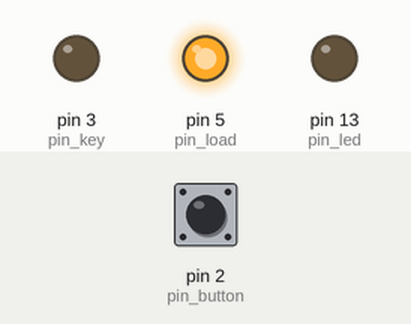
The sketch below on a simulated Arduino Uno, built with avr-gcc and run on an emulated ATmega328P. Parts: output pins drawn as LEDs (lit = HIGH). Dashed ring = blinking. The inputs (shaded band) are chosen by the test bench; at power-on: pin 2 (pin_button) HIGH. Pins used as bus, display or sensor lines are not drawn.

Above: at 3.2 s.
3.3 s: pin 2 (pin_button) pulled LOW for 0.15 s
At 3.8 s:
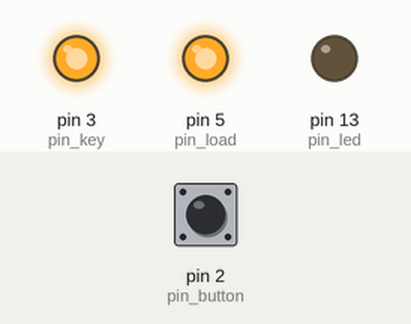
At 4.5 s:
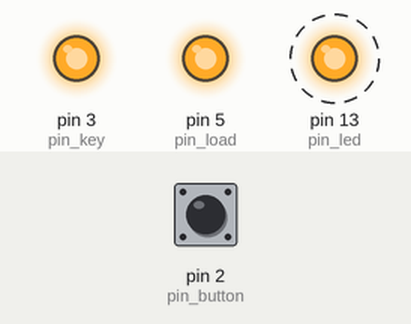
Timing chart, 0 to 12.4 s (numbered marks = the images above; inputs shaded):
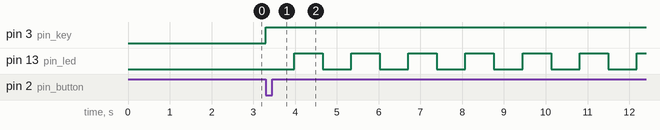

Measured:
- after the input at 3.3 s, pin 3 (pin_key): LOW → HIGH at once; pin 13 (pin_led): alternates HIGH for 0.68 s and LOW for 0.68 s, starting after 0.68 s

The sketch:

arduino_ad9851.ino
```cpp
/* AD9851 module WSPR transmitter
 * Robert Östling SM0YSR 2017-08-29
 *
 * Use the encode.py script to generate the data to transmit, then paste it
 * into msg = { ... } below.
 *
 * You may also want to tweak the frequency:
 */

// Set TX frequency
#define F_BASE 3594086.0
//#define F_BASE 10140186.0

byte msg[162] = { /* output of encode.py */ };


byte pin_button = 2;    // button that pulls LOW to start transmitting
                        // internal pull-up is enabled, so just short to GND
                        // This is just for timing, after the button is
                        // pressed the system will go into an infinite loop
                        // transmitting every 10 minutes.

byte pin_key = 3;       // "keyer" output, HIGH = enable TX
byte pin_reset = 4;     // DDS reset pin
byte pin_load = 5;      // DDS load pin
byte pin_clock = 6;     // DDS clock pin
byte pin_data = 7;      // DDS data pin
byte pin_led = 13;      // Arduino LED

/*
Left side of module (with LED facing up, at upper right corner):

VCC
W_CLK (clock)
FU_UD (load)
DATA (data)
RESET (reset)
GND
QOUT1
QOUT2
ZOUT1
ZOUT2
*/

// Encoded frequency table for the 4 FSK tones
// This is pre-computed so that it can be sent directly to the DDS
unsigned long fsk[4] = {
  (unsigned long)((F_BASE * 4294967296.0) / 180e6),
  (unsigned long)(((F_BASE + 1.0*1.4648) * 4294967296.0) / 180e6),
  (unsigned long)(((F_BASE + 2.0*1.4648) * 4294967296.0) / 180e6),
  (unsigned long)(((F_BASE + 3.0*1.4648) * 4294967296.0) / 180e6)
};

void write_bit(byte x) {
  if(x) {
    digitalWrite(pin_clock, LOW);
    digitalWrite(pin_data, HIGH);
    digitalWrite(pin_clock, HIGH);
    digitalWrite(pin_data, LOW);
  } else {
    digitalWrite(pin_clock, LOW);
    digitalWrite(pin_data, LOW);
    digitalWrite(pin_clock, HIGH);
  }
}

void write_byte(byte x) {
  for(byte i=0; i<8; i++) {
    write_bit(x&1);
    x >>= 1;
  }
}

void set_frequency_word(unsigned long w) {
  digitalWrite(pin_load, LOW);
  for(byte i=0; i<32; i++) {
    write_bit(w&1);
    w >>= 1;
  }
  write_byte(0x09);
  digitalWrite(pin_load, HIGH);
}

void setup() {
  pinMode(pin_reset, OUTPUT);
  pinMode(pin_load, OUTPUT);
  pinMode(pin_clock, OUTPUT);
  pinMode(pin_data, OUTPUT);
  pinMode(pin_led, OUTPUT);
  pinMode(pin_key, OUTPUT);
  pinMode(pin_button, INPUT_PULLUP);

  digitalWrite(pin_reset, LOW);
  digitalWrite(pin_clock, LOW);
  digitalWrite(pin_data, LOW);
  digitalWrite(pin_load, LOW);
  digitalWrite(pin_led, LOW);
  digitalWrite(pin_key, LOW);

  delay(2000);

  digitalWrite(pin_reset, HIGH);
  delay(5);
  digitalWrite(pin_reset, LOW);
  delay(5);

  digitalWrite(pin_clock, HIGH);
  delay(5);
  digitalWrite(pin_clock, LOW);
  delay(5);

  digitalWrite(pin_load, HIGH);
  delay(5);
  digitalWrite(pin_load, LOW);
  delay(5);

  // Arbitrary
  set_frequency_word(fsk[0]);
}

// Infinite transmit loop, one message every 10 minutes
void tx() {
  int i;
  unsigned long t0 = millis();

  while(1) {
    digitalWrite(pin_key, HIGH);
    for (i=0; i<162; i++) {
      set_frequency_word(fsk[msg[i]]);
      double target =
        t0 + (unsigned long)(((double)(i+1))*(1000.0*8192.0/12000.0));
      digitalWrite(pin_led, (i&1));
      while(millis() < target);
    }
    digitalWrite(pin_key, LOW);
    digitalWrite(pin_led, LOW);
    t0 += 600000UL;
    while(millis() < t0);
  }
}

void loop() {
  // Wait for button press, then start infinite loop
  if (digitalRead(pin_button) == LOW) {
    tx();
    // this will never be reached
  }
}
```
